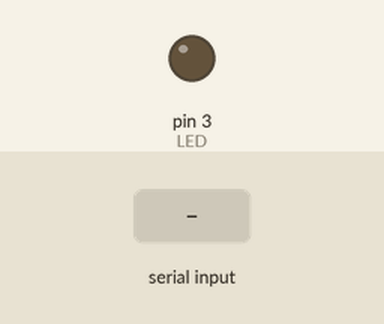
A sketch run on a simulated Arduino Uno, built with avr-gcc and run on an emulated ATmega328P. Parts: output pins drawn as LEDs (lit = HIGH). Inputs (shaded band) come from the test bench.

Above: at 1.2 s.
1.3 s: "T" received over Serial
At 1.8 s:
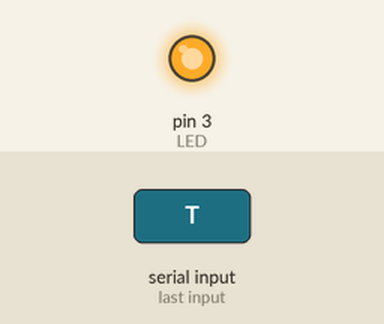
2.8 s: "N" received over Serial
At 4.1 s:
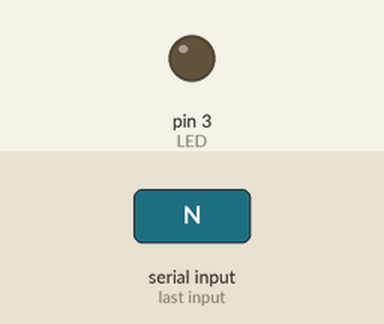
Timing chart, 0 to 5.8 s (numbered marks = the images above; inputs shaded):
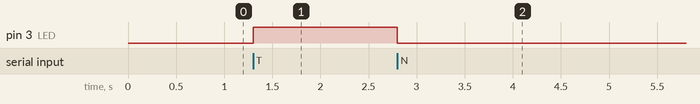

Measured:
- after the input at 1.3 s, pin 3 (LED): LOW → HIGH at once
- after the input at 2.8 s, pin 3 (LED): HIGH → LOW at once

The sketch:

sender.ino
```cpp
int LED = 3;

void setup() {
  pinMode(LED, OUTPUT);
  Serial.begin(9600);
}

void loop() {
  if (Serial.available() > 0) {
    char receivedChar = Serial.read();
    if (receivedChar == 'T') {
      digitalWrite(LED, HIGH);
    } else if (receivedChar == 'N') {
      digitalWrite(LED, LOW);
    }
  }
}
```
